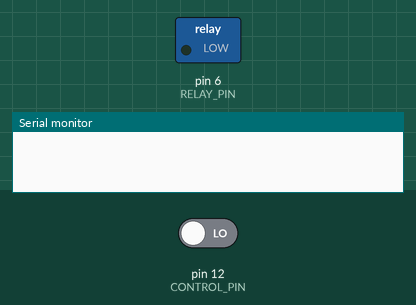
The sketch below on a simulated Arduino Uno, built with avr-gcc and run on an emulated ATmega328P. On the bench: switched loads named in the sketch (green lamp = pin HIGH), the last lines printed to the serial monitor. The inputs (shaded band) are chosen by the test bench; at power-on: pin 12 (CONTROL_PIN) LOW.

Above: at 1.2 s.
1.3 s: pin 12 (CONTROL_PIN) driven HIGH
At 1.7 s:
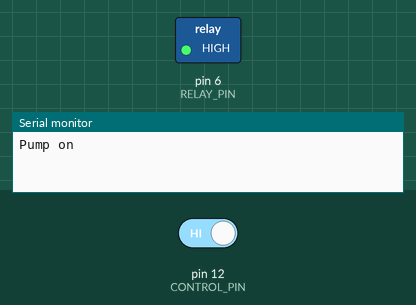
Timing chart, 0 to 4.3 s (numbered marks = the images above; inputs shaded):
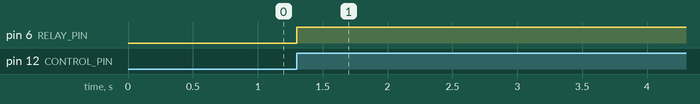

The sketch:

PumpControl.ino
```cpp
// Pin 6 controls relay 2
const unsigned int RELAY_PIN = 6;
const unsigned int CONTROL_PIN = 12;

// BAUD rate for the serial interface
const unsigned int BAUD_RATE = 9600;

// This is the time at which the pump was last switched on
long lastPumpOnTime = 0;

// The time at which we last switched the pump off
long lastPumpOffTime = 0;

unsigned int isPumpOn = 0;

// Length of time to run pump, in ms
const unsigned int ON_PERIOD = secondsInMillis(60);

// Period before circuit is active again, in ms
const unsigned int INACTIVE_PERIOD = minutesInMillis(5);

void setup () {
  pinMode(RELAY_PIN, OUTPUT);
  pinMode(CONTROL_PIN, INPUT);
  Serial.begin(BAUD_RATE);
}

void loop() {
  if (isPumpOn) {
    if (millis() - lastPumpOnTime > ON_PERIOD) {
      turnPumpOff();
    }
  } else {
    if (digitalRead(CONTROL_PIN) == HIGH) {
       if (lastPumpOffTime == 0 || millis() - lastPumpOffTime > INACTIVE_PERIOD) {
         turnPumpOn();
       }
    }
  }
}

long minutesInMillis(long mins) {
  return mins * 60 * 1000;
}

long secondsInMillis(long seconds) {
  return seconds * 1000;
}

void turnPumpOff() {
  digitalWrite(RELAY_PIN, LOW);
  isPumpOn = 0;
  lastPumpOffTime = millis();
  Serial.println("Pump off");
}

void turnPumpOn() {
  isPumpOn = 1;
  lastPumpOnTime = millis();
  digitalWrite(RELAY_PIN, HIGH);
  Serial.println("Pump on");
}
```

Measured:
- after the input at 1.3 s, pin 6 (RELAY_PIN): LOW → HIGH at once
